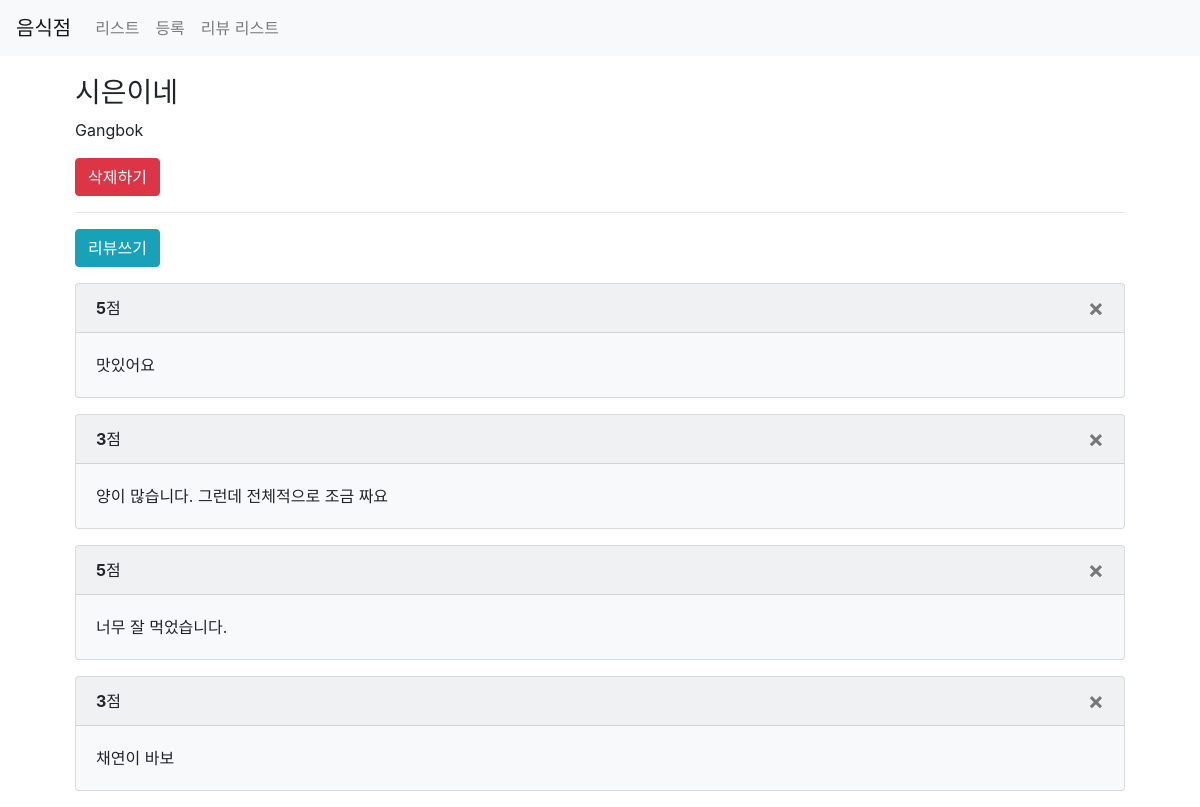
/third/restaurant/2/, run on the app's committed database.
### third/models.py (models this page shows)
class Restaurant(models.Model):
    name = models.CharField(max_length=30)
    address = models.CharField(max_length=200)
    password = models.CharField(max_length=20, default=None, null=True)
    image = models.CharField(max_length=500, default=None, null=True)
    created_at = models.DateTimeField(auto_now_add=True)
    updated_at = models.DateTimeField(auto_now=True)

class Review(models.Model):
    point = models.IntegerField()
    comment = models.CharField(max_length=500)
    restaurant = models.ForeignKey(Restaurant, on_delete=models.CASCADE)
    created_at = models.DateTimeField(auto_now_add=True)
    updated_at = models.DateTimeField(auto_now=True)

### third/views.py (the view)
# urls.py: path('restaurant/<int:id>/', views.detail, name="restaurant-detail"),
def detail(request, id):
    if id is not None:
        item = get_object_or_404(Restaurant, pk=id)
        reviews = Review.objects.filter(restaurant=item).all()
        return render(request, 'third/detail.html', {'item': item, 'reviews': reviews})
    return HttpResponseRedirect('/third/list/')

### third/templates/third/detail.html
{% extends 'third/base.html' %}
{% load static %}
{% block content %}
<div class="container">
    <div class="container">
        <div class="col-sm-12" style="margin-top:20px">
            <h3>{{ item.name }}</h3>
            <p>
                {{ item.address }}
            </p>
            <p>
                <a href="{% url 'restaurant-delete' id=item.id %}">
                    <button class="btn btn-danger">삭제하기</button>
                </a>
            </p>
            <hr/>
            <p>
                <a href="{% url 'review-create' restaurant_id=item.id %}">
                    <button class="btn btn-info">리뷰쓰기</button>
                </a>
            </p>
            {% for review in reviews %}
                <div class="card bg-light mb-3">
                    <div class="card-header">
                        <b>{{ review.point }}</b>점
                        <a href="{% url 'review-delete' restaurant_id=item.id review_id=review.id %}">
                            <button type="button" class="close" aria-label="Close">
                                <span aria-hidden="true">&times;</span>
                            </button>
                        </a>
                    </div>
                    <div class="card-body">
                        <p class="card-text">{{ review.comment }}</p>
                    </div>
                </div>
            {% endfor %}
        </div>
    </div>
</div>
{% endblock %}

### data on the page
Restaurant: name "시은이네", address "Gangbok"
Review: point "5", comment "맛있어요"
Review: point "3", comment "양이 많습니다. 그런데 전체적으로 조금 짜요"
Review: point "5", comment "너무 잘 먹었습니다."
Review: point "3", comment "채연이 바보"
